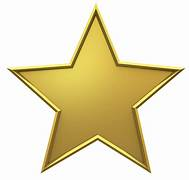
#> input picture data/star.jpeg, 189 x 180 px, found by its file name
$ python 8.py
#> lines starting #> are read from the running program, lines starting #| are printed output that depends on the picture; after the words box and inside, x2 and y2 are one past the last pixel; in counts of white or black regions, pixels touching at a corner belong together
import cv2
import numpy as np

# Load image in grayscale
img = cv2.imread('data\star.jpeg', cv2.IMREAD_GRAYSCALE)
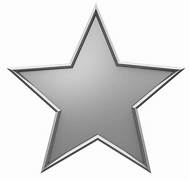
#> img: shape (180, 189); min 27, max 255, mean 220
if img is None:
    raise FileNotFoundError("Cannot load image 'star.jpg'")

# Edge detection
edges = cv2.Canny(img, 50, 150)
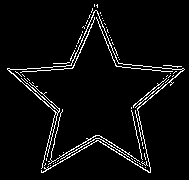
#> edges: shape (180, 189); 4.9% white in thin lines or dots, all inside (x1, y1, x2, y2) = (7, 4, 185, 173)

# Corner detection
corners_img = cv2.cvtColor(img, cv2.COLOR_GRAY2BGR)
corners = cv2.goodFeaturesToTrack(img, 200, 0.01, 10)
#> corners = 27 rows, first 8: [150, 172], [41, 172], [95, 10], [134, 107], [58, 110], [97, 139], [184, 68], [7, 68]
if corners is not None:
    for x, y in np.intp(corners).reshape(-1, 2):
        cv2.circle(corners_img, (x, y), 3, (0, 255, 0), -1)
#> this loop made 27 passes
#> (x, y) on passes 1 to 12: (150, 172), (41, 172), (95, 10), (134, 107), (58, 110), (97, 139), (184, 68), (7, 68), (70, 65), (20, 73), (118, 62), (171, 72)
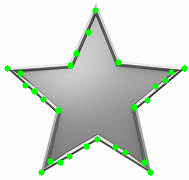
#> corners_img: shape (180, 189, 3); mean B, G, R 216.1, 222, 216.1

# Line detection
lines_img = cv2.cvtColor(img, cv2.COLOR_GRAY2BGR)
lines = cv2.HoughLines(edges, 1, np.pi/180, 150)
#> lines = None
if lines is not None:
    for rho, theta in lines[:, 0]:
        a, b = np.cos(theta), np.sin(theta)
        x0, y0 = a*rho, b*rho
        x1, y1 = int(x0 + 1000*(-b)), int(y0 + 1000*(a))
        x2, y2 = int(x0 - 1000*(-b)), int(y0 - 1000*(a))
        cv2.line(lines_img, (x1, y1), (x2, y2), (0, 0, 255), 1)

# Display results
cv2.imshow("Original", img)
cv2.imshow("Edges", edges)
cv2.imshow("Corners", corners_img)
cv2.imshow("Lines", lines_img)
cv2.waitKey(0)
cv2.destroyAllWindows()

$ run again, with data/face.jpeg copied over data/star.jpeg
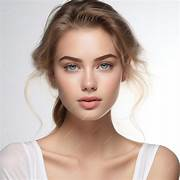
#> input picture data/face.jpeg, 180 x 180 px, found by its file name
#> `edges = cv2.Canny(img, 50, 150)`:
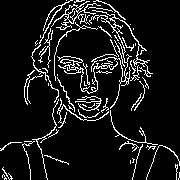
#> edges: shape (180, 180); 9.5% white in thin lines or dots
#> corners = 78 rows, first 8: [122, 80], [100, 67], [109, 110], [101, 99], [95, 89], [76, 68], [85, 88], [60, 6]
#> the loop `for x, y in np.intp(corners).reshape(-1, 2):` made 78 passes
#> after the loop `for x, y in np.intp(corners).reshape(-1, 2):`:
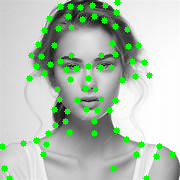
#> corners_img: shape (180, 180, 3); mean B, G, R 178, 195.7, 178
#> lines = None
